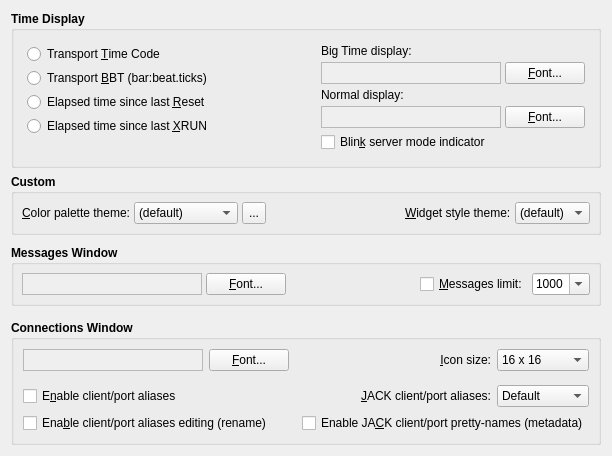
     <widget class="QWidget" name="DisplayTabPage">
      <attribute name="title">
       <string>Display</string>
      </attribute>
      <layout class="QVBoxLayout">
       <item>
        <widget class="QGroupBox" name="TimeDisplayGroupBox">
         <property name="font">
          <font>
           <weight>75</weight>
           <bold>true</bold>
          </font>
         </property>
         <property name="title">
          <string>Time Display</string>
         </property>
         <property name="flat">
          <bool>true</bool>
         </property>
         <layout class="QGridLayout">
          <item row="0" column="0">
           <layout class="QVBoxLayout">
            <property name="spacing">
             <number>4</number>
            </property>
            <property name="margin">
             <number>4</number>
            </property>
            <item>
             <widget class="QRadioButton" name="TransportTimeRadioButton">
              <property name="font">
               <font>
                <weight>50</weight>
                <bold>false</bold>
               </font>
              </property>
              <property name="text">
               <string>Transport &amp;Time Code</string>
              </property>
             </widget>
            </item>
            <item>
             <widget class="QRadioButton" name="TransportBBTRadioButton">
              <property name="font">
               <font>
                <weight>50</weight>
                <bold>false</bold>
               </font>
              </property>
              <property name="text">
               <string>Transport &amp;BBT (bar:beat.ticks)</string>
              </property>
             </widget>
            </item>
            <item>
             <widget class="QRadioButton" name="ElapsedResetRadioButton">
              <property name="font">
               <font>
                <weight>50</weight>
                <bold>false</bold>
               </font>
              </property>
              <property name="text">
               <string>Elapsed time since last &amp;Reset</string>
              </property>
             </widget>
            </item>
            <item>
             <widget class="QRadioButton" name="ElapsedXrunRadioButton">
              <property name="font">
               <font>
                <weight>50</weight>
                <bold>false</bold>
               </font>
              </property>
              <property name="text">
               <string>Elapsed time since last &amp;XRUN</string>
              </property>
             </widget>
            </item>
           </layout>
          </item>
          <item row="0" column="1" rowspan="2">
           <spacer>
            <property name="orientation">
             <enum>Qt::Horizontal</enum>
            </property>
            <property name="sizeHint">
             <size>
              <width>8</width>
              <height>20</height>
             </size>
            </property>
           </spacer>
          </item>
          <item row="0" column="2" rowspan="2">
           <layout class="QGridLayout">
            <property name="margin">
             <number>4</number>
            </property>
            <property name="spacing">
             <number>4</number>
            </property>
            <item row="3" column="0">
             <widget class="QLabel" name="DisplayFont2TextLabel">
              <property name="minimumSize">
               <size>
                <width>180</width>
                <height>0</height>
               </size>
              </property>
              <property name="maximumSize">
               <size>
                <width>260</width>
                <height>32767</height>
               </size>
              </property>
              <property name="font">
               <font>
                <weight>50</weight>
                <bold>false</bold>
               </font>
              </property>
              <property name="toolTip">
               <string>Sample front panel normal display font</string>
              </property>
              <property name="autoFillBackground">
               <bool>true</bool>
              </property>
              <property name="frameShape">
               <enum>QFrame::StyledPanel</enum>
              </property>
              <property name="frameShadow">
               <enum>QFrame::Sunken</enum>
              </property>
              <property name="alignment">
               <set>Qt::AlignCenter</set>
              </property>
              <property name="wordWrap">
               <bool>false</bool>
              </property>
             </widget>
            </item>
            <item row="1" column="0">
             <widget class="QLabel" name="DisplayFont1TextLabel">
              <property name="minimumSize">
               <size>
                <width>180</width>
                <height>0</height>
               </size>
              </property>
              <property name="maximumSize">
               <size>
                <width>260</width>
                <height>32767</height>
               </size>
              </property>
              <property name="font">
               <font>
                <weight>50</weight>
                <bold>false</bold>
               </font>
              </property>
              <property name="toolTip">
               <string>Sample big time display font</string>
              </property>
              <property name="autoFillBackground">
               <bool>true</bool>
              </property>
              <property name="frameShape">
               <enum>QFrame::StyledPanel</enum>
              </property>
              <property name="frameShadow">
               <enum>QFrame::Sunken</enum>
              </property>
              <property name="alignment">
               <set>Qt::AlignCenter</set>
              </property>
              <property name="wordWrap">
               <bool>false</bool>
              </property>
             </widget>
            </item>
            <item row="0" column="0" colspan="2">
             <widget class="QLabel" name="DisplayFont1Label">
              <property name="font">
               <font>
                <weight>50</weight>
                <bold>false</bold>
               </font>
              </property>
              <property name="text">
               <string>Big Time display:</string>
              </property>
              <property name="wordWrap">
               <bool>false</bool>
              </property>
             </widget>
            </item>
            <item row="3" column="1">
             <widget class="QPushButton" name="DisplayFont2PushButton">
              <property name="font">
               <font>
                <weight>50</weight>
                <bold>false</bold>
               </font>
              </property>
              <property name="toolTip">
               <string>Select font for front panel normal display</string>
              </property>
              <property name="text">
               <string>&amp;Font...</string>
              </property>
              <property name="autoDefault">
               <bool>false</bool>
              </property>
             </widget>
            </item>
            <item row="1" column="1">
             <widget class="QPushButton" name="DisplayFont1PushButton">
              <property name="font">
               <font>
                <weight>50</weight>
                <bold>false</bold>
               </font>
              </property>
              <property name="toolTip">
               <string>Select font for big time display</string>
              </property>
              <property name="text">
               <string>&amp;Font...</string>
              </property>
              <property name="autoDefault">
               <bool>false</bool>
              </property>
             </widget>
            </item>
            <item row="2" column="0" colspan="2">
             <widget class="QLabel" name="DisplayFont2Label">
              <property name="font">
               <font>
                <weight>50</weight>
                <bold>false</bold>
               </font>
              </property>
              <property name="text">
               <string>Normal display:</string>
              </property>
              <property name="wordWrap">
               <bool>false</bool>
              </property>
             </widget>
            </item>
            <item row="4" column="0" colspan="2">
             <widget class="QCheckBox" name="DisplayBlinkCheckBox">
              <property name="font">
               <font>
                <weight>50</weight>
                <bold>false</bold>
               </font>
              </property>
              <property name="toolTip">
               <string>Whether to enable blinking (flashing) of the server mode (RT) indicator</string>
              </property>
              <property name="text">
               <string>Blin&amp;k server mode indicator</string>
              </property>
             </widget>
            </item>
           </layout>
          </item>
         </layout>
        </widget>
       </item>
       <item>
        <widget class="QGroupBox" name="DisplayCustomGroupBox">
         <property name="font">
          <font>
           <weight>75</weight>
           <bold>true</bold>
          </font>
         </property>
         <property name="title">
          <string>Custom</string>
         </property>
         <property name="flat">
          <bool>true</bool>
         </property>
         <layout class="QGridLayout">
          <property name="margin">
           <number>8</number>
          </property>
          <property name="spacing">
           <number>4</number>
          </property>
          <item row="0" column="0">
           <widget class="QLabel" name="CustomColorThemeTextLabel">
            <property name="font">
             <font>
              <weight>50</weight>
              <bold>false</bold>
             </font>
            </property>
            <property name="text">
             <string>&amp;Color palette theme:</string>
            </property>
            <property name="alignment">
             <set>Qt::AlignRight|Qt::AlignTrailing|Qt::AlignVCenter</set>
            </property>
            <property name="buddy">
             <cstring>CustomColorThemeComboBox</cstring>
            </property>
           </widget>
          </item>
          <item row="0" column="1">
           <widget class="QComboBox" name="CustomColorThemeComboBox">
            <property name="font">
             <font>
              <weight>50</weight>
              <bold>false</bold>
             </font>
            </property>
            <property name="toolTip">
             <string>Custom color palette theme</string>
            </property>
            <property name="editable">
             <bool>false</bool>
            </property>
            <item>
             <property name="text">
              <string>(default)</string>
             </property>
            </item>
            <item>
             <property name="text">
              <string>Wonton Soup</string>
             </property>
            </item>
            <item>
             <property name="text">
              <string>KXStudio</string>
             </property>
            </item>
           </widget>
          </item>
          <item row="0" column="3">
           <widget class="QToolButton" name="CustomColorThemeToolButton">
            <property name="minimumSize">
             <size>
              <width>22</width>
              <height>22</height>
             </size>
            </property>
            <property name="maximumSize">
             <size>
              <width>24</width>
              <height>24</height>
             </size>
            </property>
            <property name="font">
             <font>
              <weight>50</weight>
              <bold>false</bold>
             </font>
            </property>
            <property name="focusPolicy">
             <enum>Qt::TabFocus</enum>
            </property>
            <property name="toolTip">
             <string>Manage custom color palette themes</string>
            </property>
            <property name="text">
             <string>...</string>
            </property>
           </widget>
          </item>
          <item row="0" column="4">
           <spacer>
            <property name="orientation">
             <enum>Qt::Horizontal</enum>
            </property>
            <property name="sizeHint">
             <size>
              <width>20</width>
              <height>20</height>
             </size>
            </property>
           </spacer>
          </item>
          <item row="0" column="5">
           <widget class="QLabel" name="CustomStyleThemeTextLabel">
            <property name="font">
             <font>
              <weight>50</weight>
              <bold>false</bold>
             </font>
            </property>
            <property name="text">
             <string>&amp;Widget style theme:</string>
            </property>
            <property name="buddy">
             <cstring>CustomStyleThemeComboBox</cstring>
            </property>
           </widget>
          </item>
          <item row="0" column="6">
           <widget class="QComboBox" name="CustomStyleThemeComboBox">
            <property name="font">
             <font>
              <weight>50</weight>
              <bold>false</bold>
             </font>
            </property>
            <property name="toolTip">
             <string>Custom widget style theme</string>
            </property>
            <property name="editable">
             <bool>false</bool>
            </property>
            <item>
             <property name="text">
              <string>(default)</string>
             </property>
            </item>
           </widget>
          </item>
         </layout>
        </widget>
       </item>
       <item>
        <spacer>
         <property name="orientation">
          <enum>Qt::Vertical</enum>
         </property>
         <property name="sizeHint">
          <size>
           <width>20</width>
           <height>4</height>
          </size>
         </property>
        </spacer>
       </item>
       <item>
        <widget class="QGroupBox" name="MessagesWindowGroupBox">
         <property name="font">
          <font>
           <weight>75</weight>
           <bold>true</bold>
          </font>
         </property>
         <property name="title">
          <string>Messages Window</string>
         </property>
         <property name="flat">
          <bool>true</bool>
         </property>
         <layout class="QHBoxLayout">
          <property name="spacing">
           <number>4</number>
          </property>
          <property name="margin">
           <number>8</number>
          </property>
          <item>
           <widget class="QLabel" name="MessagesFontTextLabel">
            <property name="minimumSize">
             <size>
              <width>180</width>
              <height>0</height>
             </size>
            </property>
            <property name="maximumSize">
             <size>
              <width>260</width>
              <height>16777215</height>
             </size>
            </property>
            <property name="font">
             <font>
              <weight>50</weight>
              <bold>false</bold>
             </font>
            </property>
            <property name="toolTip">
             <string>Sample messages text font display</string>
            </property>
            <property name="autoFillBackground">
             <bool>true</bool>
            </property>
            <property name="frameShape">
             <enum>QFrame::StyledPanel</enum>
            </property>
            <property name="frameShadow">
             <enum>QFrame::Sunken</enum>
            </property>
            <property name="alignment">
             <set>Qt::AlignCenter</set>
            </property>
            <property name="wordWrap">
             <bool>false</bool>
            </property>
           </widget>
          </item>
          <item>
           <widget class="QPushButton" name="MessagesFontPushButton">
            <property name="font">
             <font>
              <weight>50</weight>
              <bold>false</bold>
             </font>
            </property>
            <property name="toolTip">
             <string>Select font for the messages text display</string>
            </property>
            <property name="text">
             <string>&amp;Font...</string>
            </property>
            <property name="autoDefault">
             <bool>false</bool>
            </property>
           </widget>
          </item>
          <item>
           <spacer>
            <property name="orientation">
             <enum>Qt::Horizontal</enum>
            </property>
            <property name="sizeHint">
             <size>
              <width>8</width>
              <height>20</height>
             </size>
            </property>
           </spacer>
          </item>
          <item>
           <widget class="QCheckBox" name="MessagesLimitCheckBox">
            <property name="font">
             <font>
              <weight>50</weight>
              <bold>false</bold>
             </font>
            </property>
            <property name="toolTip">
             <string>Whether to keep a maximum number of lines in the messages window</string>
            </property>
            <property name="text">
             <string>&amp;Messages limit:</string>
            </property>
           </widget>
          </item>
          <item>
           <widget class="QComboBox" name="MessagesLimitLinesComboBox">
            <property name="font">
             <font>
              <weight>50</weight>
              <bold>false</bold>
             </font>
            </property>
            <property name="toolTip">
             <string>The maximum number of message lines to keep in view</string>
            </property>
            <property name="editable">
             <bool>true</bool>
            </property>
            <property name="currentIndex">
             <number>3</number>
            </property>
            <item>
             <property name="text">
              <string>100</string>
             </property>
            </item>
            <item>
             <property name="text">
              <string>250</string>
             </property>
            </item>
            <item>
             <property name="text">
              <string>500</string>
             </property>
            </item>
            <item>
             <property name="text">
              <string>1000</string>
             </property>
            </item>
            <item>
             <property name="text">
              <string>2500</string>
             </property>
            </item>
            <item>
             <property name="text">
              <string>5000</string>
             </property>
            </item>
           </widget>
          </item>
         </layout>
        </widget>
       </item>
       <item>
        <spacer>
         <property name="orientation">
          <enum>Qt::Vertical</enum>
         </property>
         <property name="sizeHint">
          <size>
           <width>20</width>
           <height>8</height>
          </size>
         </property>
        </spacer>
       </item>
       <item>
        <widget class="QGroupBox" name="ConnectionsWindowGroupBox">
         <property name="font">
          <font>
           <weight>75</weight>
           <bold>true</bold>
          </font>
         </property>
         <property name="title">
          <string>Connections Window</string>
         </property>
         <property name="flat">
          <bool>true</bool>
         </property>
         <layout class="QGridLayout">
          <item row="0" column="0">
           <widget class="QLabel" name="ConnectionsFontTextLabel">
            <property name="minimumSize">
             <size>
              <width>180</width>
              <height>0</height>
             </size>
            </property>
            <property name="maximumSize">
             <size>
              <width>260</width>
              <height>16777215</height>
             </size>
            </property>
            <property name="font">
             <font>
              <weight>50</weight>
              <bold>false</bold>
             </font>
            </property>
            <property name="toolTip">
             <string>Sample connections view font</string>
            </property>
            <property name="autoFillBackground">
             <bool>true</bool>
            </property>
            <property name="frameShape">
             <enum>QFrame::StyledPanel</enum>
            </property>
            <property name="frameShadow">
             <enum>QFrame::Sunken</enum>
            </property>
            <property name="alignment">
             <set>Qt::AlignCenter</set>
            </property>
            <property name="wordWrap">
             <bool>false</bool>
            </property>
           </widget>
          </item>
          <item row="0" column="1">
           <widget class="QPushButton" name="ConnectionsFontPushButton">
            <property name="font">
             <font>
              <weight>50</weight>
              <bold>false</bold>
             </font>
            </property>
            <property name="toolTip">
             <string>Select font for the connections view</string>
            </property>
            <property name="text">
             <string>&amp;Font...</string>
            </property>
            <property name="autoDefault">
             <bool>false</bool>
            </property>
           </widget>
          </item>
          <item row="0" column="2" colspan="2">
           <spacer>
            <property name="orientation">
             <enum>Qt::Horizontal</enum>
            </property>
            <property name="sizeHint">
             <size>
              <width>8</width>
              <height>20</height>
             </size>
            </property>
           </spacer>
          </item>
          <item row="0" column="4">
           <widget class="QLabel" name="ConnectionsIconSizeTextLabel">
            <property name="font">
             <font>
              <weight>50</weight>
              <bold>false</bold>
             </font>
            </property>
            <property name="text">
             <string>&amp;Icon size:</string>
            </property>
            <property name="alignment">
             <set>Qt::AlignRight|Qt::AlignTrailing|Qt::AlignVCenter</set>
            </property>
            <property name="wordWrap">
             <bool>false</bool>
            </property>
            <property name="buddy">
             <cstring>ConnectionsIconSizeComboBox</cstring>
            </property>
           </widget>
          </item>
          <item row="0" column="5">
           <widget class="QComboBox" name="ConnectionsIconSizeComboBox">
            <property name="font">
             <font>
              <weight>50</weight>
              <bold>false</bold>
             </font>
            </property>
            <property name="toolTip">
             <string>The icon size for each item of the connections view</string>
            </property>
            <property name="editable">
             <bool>false</bool>
            </property>
            <property name="currentIndex">
             <number>0</number>
            </property>
            <item>
             <property name="text">
              <string>16 x 16</string>
             </property>
            </item>
            <item>
             <property name="text">
              <string>32 x 32</string>
             </property>
            </item>
            <item>
             <property name="text">
              <string>64 x 64</string>
             </property>
            </item>
           </widget>
          </item>
          <item row="1" column="0" colspan="6">
           <spacer>
            <property name="orientation">
             <enum>Qt::Vertical</enum>
            </property>
            <property name="sizeHint">
             <size>
              <width>20</width>
              <height>8</height>
             </size>
            </property>
           </spacer>
          </item>
          <item row="2" column="0" colspan="3">
           <widget class="QCheckBox" name="AliasesEnabledCheckBox">
            <property name="font">
             <font>
              <weight>50</weight>
              <bold>false</bold>
             </font>
            </property>
            <property name="toolTip">
             <string>Whether to enable client/port name aliases on the connections window</string>
            </property>
            <property name="text">
             <string>E&amp;nable client/port aliases</string>
            </property>
           </widget>
          </item>
          <item row="2" column="3" colspan="2">
           <widget class="QLabel" name="JackClientPortAliasTextLabel">
            <property name="font">
             <font>
              <weight>50</weight>
              <bold>false</bold>
             </font>
            </property>
            <property name="text">
             <string>&amp;JACK client/port aliases:</string>
            </property>
            <property name="alignment">
             <set>Qt::AlignRight|Qt::AlignTrailing|Qt::AlignVCenter</set>
            </property>
            <property name="wordWrap">
             <bool>false</bool>
            </property>
            <property name="buddy">
             <cstring>JackClientPortAliasComboBox</cstring>
            </property>
           </widget>
          </item>
          <item row="2" column="5">
           <widget class="QComboBox" name="JackClientPortAliasComboBox">
            <property name="font">
             <font>
              <weight>50</weight>
              <bold>false</bold>
             </font>
            </property>
            <property name="toolTip">
             <string>JACK client/port aliases display mode</string>
            </property>
            <property name="editable">
             <bool>false</bool>
            </property>
            <property name="currentIndex">
             <number>0</number>
            </property>
            <item>
             <property name="text">
              <string>Default</string>
             </property>
            </item>
            <item>
             <property name="text">
              <string>First</string>
             </property>
            </item>
            <item>
             <property name="text">
              <string>Second</string>
             </property>
            </item>
           </widget>
          </item>
          <item row="3" column="0" colspan="3">
           <widget class="QCheckBox" name="AliasesEditingCheckBox">
            <property name="font">
             <font>
              <weight>50</weight>
              <bold>false</bold>
             </font>
            </property>
            <property name="toolTip">
             <string>Whether to enable in-place client/port name editing (rename)</string>
            </property>
            <property name="text">
             <string>Ena&amp;ble client/port aliases editing (rename)</string>
            </property>
           </widget>
          </item>
          <item row="3" column="3" colspan="3">
           <widget class="QCheckBox" name="JackClientPortMetadataCheckBox">
            <property name="font">
             <font>
              <weight>50</weight>
              <bold>false</bold>
             </font>
            </property>
            <property name="toolTip">
             <string>JACK client/port pretty-name (metadata) display mode</string>
            </property>
            <property name="text">
             <string>Enable JA&amp;CK client/port pretty-names (metadata)</string>
            </property>
           </widget>
          </item>
         </layout>
        </widget>
       </item>
      </layout>
     </widget>
